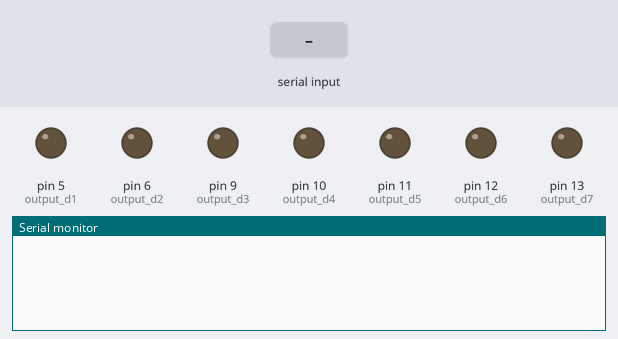
Recording of a sketch running on a simulated Arduino Uno, built with avr-gcc and run on an emulated ATmega328P. Shown: output pins drawn as LEDs (lit = HIGH), the last lines printed to the serial monitor. Inputs (shaded band) come from the test bench. Pins used as bus, display or sensor lines are not drawn.

Above: at 1.2 s.
1.3 s: "90,45,200\n" received over Serial
At 2.5 s:
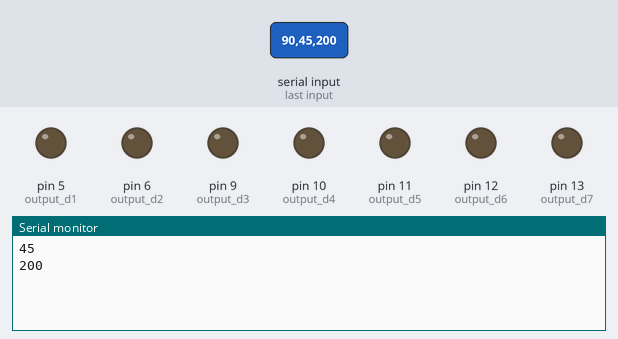
2.8 s: "30,150,10\n" received over Serial
At 3.9 s:
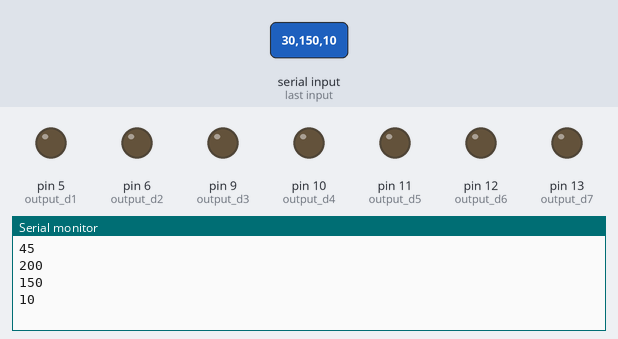
4.3 s: "5\n" received over Serial
5.8 s: "200\n" received over Serial
Timing chart, 0 to 8.3 s (numbered marks = the images above; inputs shaded):
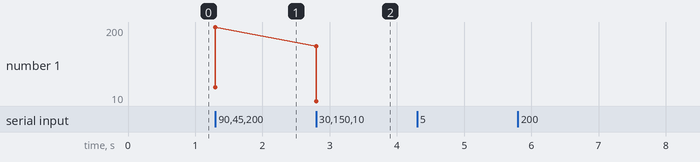

The sketch:

EEG_Trigger_Cyril.ino
```cpp
#define numberOfDigits 10                 // 000 to 255 expected for input value.
long int int1 = 0;
long int int2 = 0;
long int int3 = 0;
long int int4 = 0;
char     char1[10];
char     char2[10];
char     char3[10];
char     char4[10];
char theNumberString[numberOfDigits+1];
String theNumberString1;
int commaIndex;
int i = 0;

void setup() {

pinMode(1, OUTPUT);  // output d0
pinMode(5, OUTPUT);  // output d1
pinMode(6, OUTPUT);  // output d2
pinMode(9, OUTPUT);  // output d3
pinMode(10, OUTPUT); // output d4
pinMode(11, OUTPUT); // output d5
pinMode(12, OUTPUT); // output d6
pinMode(13, OUTPUT); // output d7

Serial.begin(2000000); // Set baud rate
}

//////////////////////////////////////////////////////////////////////////////////////////////////////////
/////////////////////////////////////////////////////////////////////////////////////////////////////////

void loop() {

if (Serial.available())   // Check to see if serial port is open
{
serial();
parallel();       // Run parallel data output routine
}
}

//////////////////////////////////////////////////////////////////
//////////////////////////////////////////////////////////////////

void parallel(){    // Sets bit pattern according to decimal input value received from serial port.

if  (int1 < 128){
  digitalWrite ( 13, LOW);    // Check decimal input value for establishing MSB output state
}
if  (int1 > 127){
  digitalWrite ( 13, HIGH);
  int1 = int1 - 128;
}

if  (int1 < 64){
  digitalWrite ( 12, LOW);
}
if  (int1 > 63){
  digitalWrite ( 12, HIGH);
  int1 = int1 - 64;
}

if  (int1 < 32){
  digitalWrite ( 11, LOW);
}
if  (int1 > 31){
  digitalWrite ( 11, HIGH);
  int1 = int1 - 32;
}

if  (int1 < 16){
  digitalWrite ( 10, LOW);
 }
if  (int1 > 15){
  digitalWrite ( 10, HIGH);
  int1 = int1 - 16;
}

if  (int1 < 8){
  digitalWrite ( 9, LOW);
}
if  (int1 > 7){
  digitalWrite ( 9, HIGH);
  int1 = int1 - 8;
}

if  (int1 < 4){
  digitalWrite ( 6, LOW);
}
if  (int1 > 3){
  digitalWrite ( 6, HIGH);
  int1 = int1 - 4;
}

if  (int1 < 2){
  digitalWrite ( 5, LOW);
}
if  (int1 > 1){
  digitalWrite ( 5, HIGH);
  int1 = int1 - 2;
}

if  (int1 <= 0){
  digitalWrite ( 1, LOW);
}
if  (int1 > 0){
  digitalWrite ( 1, HIGH);        // Check decimal input value for establishing LSB output state

}

delay(1);
digitalWrite ( 1, LOW);           // Set binary output bits
digitalWrite ( 5, LOW);
digitalWrite ( 6, LOW);
digitalWrite ( 9, LOW);
digitalWrite ( 10, LOW);
digitalWrite ( 11, LOW);
digitalWrite ( 12, LOW);
digitalWrite ( 13, LOW);
}


///////////////////////////////////////////////////////////////////////////////////////////////
//                                      SERIAL COMMS
////////////////////////////////////////////////////////////////////////////////////////////////

void serial(){
  //delay (1);
 for (int j = 0; j < numberOfDigits; theNumberString[j++] = Serial.read());

 theNumberString1 = theNumberString;

 ///////////////////////////////////////////////////////////////////////////////////////////////////////////////
    i = 0;
    commaIndex = theNumberString1.indexOf(',');


while (isAlpha(theNumberString1[i])) {
      i++;
    }
    if (isAlpha(theNumberString1[0])){
    theNumberString1.substring(0,commaIndex).toCharArray(char1,i+1);
    }
    if (isDigit(theNumberString1[0])) {
    int1 = (theNumberString1.substring(0,commaIndex)).toInt();
    theNumberString1.substring(0,commaIndex).toCharArray(char1,i+1);
    //Serial.println(int1);
    }

    if (isAlpha(char1[0])) {
   //Serial.println(char1);
    }

    theNumberString1.remove(0,(commaIndex+1));


    if (commaIndex <= 0){
      return;
    }
//////////////////////////////////////////////////////////////////////////////////////////////////////////////////

     i = 0;
    commaIndex = theNumberString1.indexOf(',');
while (isAlpha(theNumberString1[i])) {
      i++;
    }
    if (isAlpha(theNumberString1[0])){
    theNumberString1.substring(0,commaIndex).toCharArray(char2,i+1);
    }
    if (isDigit(theNumberString1[0])) {
    int2 = (theNumberString1.substring(0,commaIndex)).toInt();
    theNumberString1.substring(0,commaIndex).toCharArray(char2,i+1);
    Serial.println(int2);
    }

    if (isAlpha(char2[0])) {
   Serial.println(char2);
    }

    theNumberString1.remove(0,(commaIndex+1));


    if (commaIndex <= 0){
      return;
    }
//////////////////////////////////////////////////////////////////////////////////////////////////////////////////

   i = 0;
    commaIndex = theNumberString1.indexOf(',');
while (isAlpha(theNumberString1[i])) {
      i++;
    }
    if (isAlpha(theNumberString1[0])){
    theNumberString1.substring(0,commaIndex).toCharArray(char3,i+1);
    }
    if (isDigit(theNumberString1[0])) {
    int3 = (theNumberString1.substring(0,commaIndex)).toInt();
    theNumberString1.substring(0,commaIndex).toCharArray(char3,i+1);
    Serial.println(int3);
    }

    if (isAlpha(char3[0])) {
   Serial.println(char3);
    }

    theNumberString1.remove(0,(commaIndex+1));


    if (commaIndex <= 0){
      return;
    }

    //////////////////////////////////////////////////////////////////////////////////////////////////////////////////

    i = 0;
    commaIndex = theNumberString1.indexOf(',');
while (isAlpha(theNumberString1[i])) {
      i++;
    }
    if (isAlpha(theNumberString1[0])){
    theNumberString1.substring(0,commaIndex).toCharArray(char4,i+1);
    }
    if (isDigit(theNumberString1[0])) {
    int4 = (theNumberString1.substring(0,commaIndex)).toInt();
    theNumberString1.substring(0,commaIndex).toCharArray(char4,i+1);
    Serial.println(int4);
    }

    if (isAlpha(char4[0])) {
   Serial.println(char4);
    }

    theNumberString1.remove(0,(commaIndex+1));


    if (commaIndex <= 0){
      return;
    }
}
```

Measured:
- after the input at 1.3 s, the serial monitor: prints a new line at once (image 1)
- after the input at 2.8 s, the serial monitor: prints a new line at once (image 2)
- plotted number 1: 200 → 10 after the input at 2.8 s
